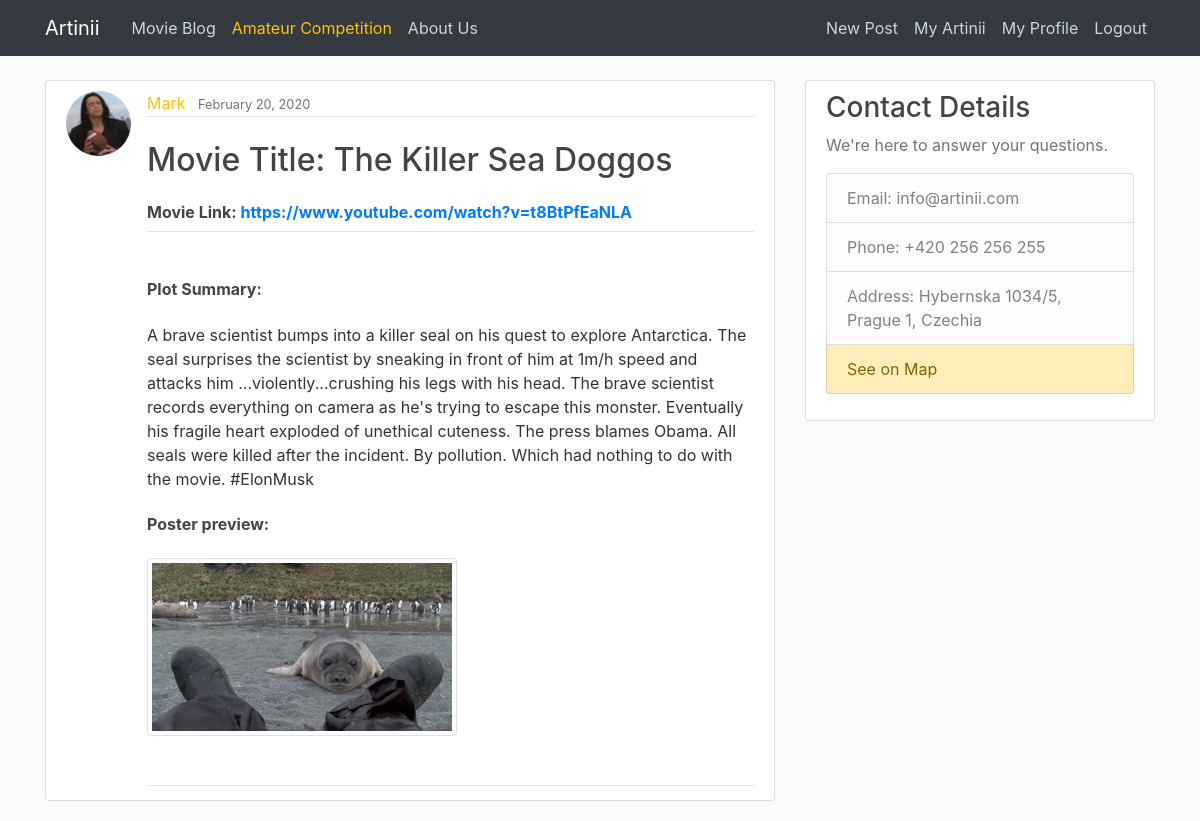
Screenshot of /submitted-movies/21/ (signed in) with the database file from the repository.
### competition/models.py (models this page shows, shortened)
class AmateurCompetition(models.Model):
    user = models.OneToOneField(User, on_delete=models.CASCADE)
    title = models.CharField(max_length=100)
    date_posted = models.DateTimeField(auto_now=True)
    link = models.URLField(help_text='Format: https://www.yourmovielink.com', unique=True, blank=False)
    plot = models.TextField(max_length=500, help_text='500 characters')
    poster = models.ImageField(upload_to='competition_posters')
    letter = models.FileField(blank=True, upload_to='competition_letters', validators=[
                              validate_file_extension])

### users/models.py (models this page shows, shortened)
class Profile(models.Model):
    user = models.OneToOneField(User, on_delete=models.CASCADE)
    image = models.ImageField(default='default.jpg', upload_to='profile_pics')
    bio = models.TextField(max_length=1000, blank=True)

### competition/views.py (the view)
# urls.py: path('submitted-movies/<int:pk>/', competition_views.CompetitionDetailViewUser.as_view(), name='competition-detail'),
class CompetitionDetailViewUser(LoginRequiredMixin, DetailView):
    model = AmateurCompetition

### competition/templates/competition/amateurcompetition_detail.html
{% extends "blog/base.html" %}
{% block content %}
  <article class="media content-section">
    <img class="rounded-circle article-img" src="{{ object.user.profile.image.url }}"></img>
    <div class="media-body">
      <div class="article-metadata">
        <a class="mr-2 text-warning" href="{% url 'user-posts-public' object.user.username %}">{{ object.user }}</a>
        <small class="text-muted">{{ object.date_posted|date:"F d, Y" }}</small>
      </div>
      <h2 class="article-title mt-4">Movie Title: {{ object.title }}</h2>
      <h6 class="article-title mt-4"><b>Movie Link: {{ object.link|urlize }}</b></h6>
      <div class="article-metadata mt-2 border-top">
        <h6 class="article-title mt-5"><b>Plot Summary:</b></h6>
        <p class="article-content mt-4">{{ object.plot }}</p>
        <h6 class="article-title mt-4"><b>Poster preview:</b></h6>
        <img class="mt-3 mb-5 img-fluid img-thumbnail" src="{{ object.poster.url }}"></img>
      </div>
  </article>
{% endblock content%}

### blog/static/blog/main.css (style rules this page uses)
body { background: #fafafa; color: #333333; margin-top: 5rem; }
h1, h2, h3, h4, h5, h6 { color: #444444; }
.content-section { background: #ffffff; padding: 10px 20px; border: 1px solid #dddddd; border-radius: 3px; margin-bottom: 20px; }
.article-title { color: #444444; }
.article-content { white-space: pre-line; }
.article-img { height: 65px; width: 65px; margin-right: 16px; }
.article-metadata { padding-bottom: 1px; margin-bottom: 4px; border-bottom: 1px solid #e3e3e3 }

### rows the page displays
AmateurCompetition: user.profile.image (picture), user "Mark", date_posted "February 20, 2020", title "The Killer Sea Doggos", link "https://www.youtube.com/watch?v=t8BtPfEaNLA", plot "A brave scientist bumps into a killer seal on his quest to explore Antarctica. The seal surprises the scientist by sneaking in front of him at 1m/h speed and attacks him ...violently...crushing his legs with his head. The brave scientist records everything on camera as he's trying to escape this monster. Eventually his fragile heart exploded of unethical cuteness. The press blames Obama. All seals were killed after the incident. By pollution. Which had nothing to do with the movie. #ElonMusk", poster (picture)
